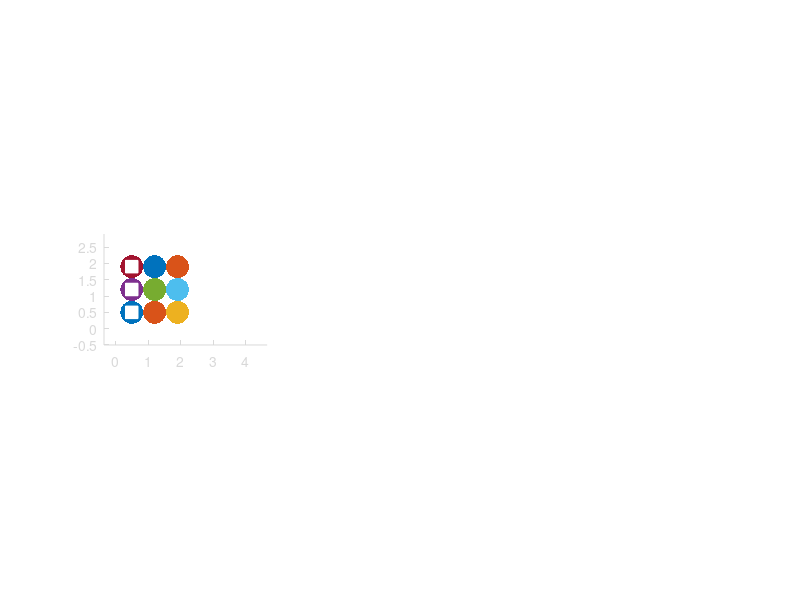

Write the MATLAB code that produced this figure. (Note: this script raises an error after producing the figure.)
function DEM_plate_pull_3x3()
% 3x3 grid pulled by a right rigid plate; left plate fixed (matches sketch)
% Physics (unchanged):
%   - Bonds: linear spring (k_b) + dashpot (c_b) along bond axis
%   - Failure: breaks when tensile strain > epsCrit
%   - Integrator: semi-implicit Euler
%   - Optional global (air) damping

clc; close all;

%% --------- PHYSICS ---------
S.k_b     = 1.0e4;     % bond stiffness (N/m)
S.c_b     = 80;        % bond damping
S.epsCrit = 0.18;      % tensile failure strain
S.m       = 1.0;       % bead mass (kg)
S.R       = 0.35;      % bead radius (m)
S.g       = 0.0;       % gravity off
S.c_air   = 0.05;      % small global damping

S.dt      = 0.001;     % time step (s)
S.T       = 2.0;       % total time (s)

%% --------- GEOMETRY to match the sketch ---------
nx = 3; ny = 3;                 % 3 columns × 3 rows
dx = 2*S.R; dy = 2*S.R;         % spacing
ofs = [0.5, 0.5];               % little margin around

% node coordinates (column-major)
N  = nx*ny;
id = @(ix,iy) (iy-1)*nx + ix;

xy0 = zeros(N,2);
for iy = 1:ny
  for ix = 1:nx
    xy0(id(ix,iy),:) = [ (ix-1)*dx, (iy-1)*dy ] + ofs;
  end
end
xy = xy0;                      % positions
v  = zeros(N,2);
f  = zeros(N,2);
C  = lines(N);

% neighbor bonds: horizontal + vertical (no diagonals)
pairs = [];
L0    = [];
% horizontals
for iy = 1:ny
  for ix = 1:nx-1
    i = id(ix,iy); j = id(ix+1,iy);
    pairs = [pairs; i j]; %#ok<AGROW>
    L0    = [L0; dx];     %#ok<AGROW>
  end
end
% verticals
for ix = 1:nx
  for iy = 1:ny-1
    i = id(ix,iy); j = id(ix,iy+1);
    pairs = [pairs; i j]; %#ok<AGROW>
    L0    = [L0; dy];     %#ok<AGROW>
  end
end

Nb    = size(pairs,1);
alive = true(Nb,1);

% columns (for BCs)
leftCol  = arrayfun(@(iy) id(1,iy),      1:ny).';
rightCol = arrayfun(@(iy) id(nx,iy),     1:ny).';

% fixed left plate (wall) keeps left column at their reference
anchorPos_fixed = xy0(leftCol,:);

% right moving plate (ram) imposes the SAME x displacement to the whole right column
Umax  = 0.40;     % imposed displacement (m)
Tramp = 0.20;     % ramp time (s)

%% --------- HISTORY & FIGURES ---------
steps = round(S.T/S.dt);
H.bonds = zeros(steps,1);
H.reac  = zeros(steps,1);  % reaction at the fixed wall
H.uimp  = zeros(steps,1);  % imposed displacement of the ram

figure('Color','k','Position',[60 80 1120 470]);
fg = [.85 .85 .85];

% precompute wall/ram geometry for nicer drawing
x_leftWall  = min(xy0(:,1)) - 0.35;  % a bit left of left column
x_rightFace0= max(xy0(:,1)) + S.R;   % initial position (through bead centers)
plateW      = 0.15;                  % drawn thickness
ymin = min(xy0(:,2)) - 1.0;
ymax = max(xy0(:,2)) + 1.0;

%% ===================== TIME LOOP =====================
for s = 1:steps
  t = s*S.dt;

  % reset forces
  f(:) = 0;
  if S.c_air > 0, f = f - S.c_air*v; end
  f(:,2) = f(:,2) - S.m*S.g;

  % bonds: spring + dashpot + failure
  for b = 1:Nb
    if ~alive(b), continue; end
    i = pairs(b,1); j = pairs(b,2);
    rij = xy(j,:) - xy(i,:);
    L   = norm(rij); if L < 1e-12, continue; end
    n   = rij / L;
    vij = v(j,:) - v(i,:);
    vrel= dot(vij,n);

    dL  = L - L0(b);
    eps = dL / L0(b);
    Fb  = S.k_b*dL + S.c_b*vrel;

    f(i,:) = f(i,:) + Fb*n;
    f(j,:) = f(j,:) - Fb*n;

    if eps > S.epsCrit, alive(b) = false; end
  end

  % imposed displacement on the right plate (same u for all beads in rightCol)
  if t <= Tramp
    uimp = Umax * (t/Tramp);
  else
    uimp = Umax;
  end
  xy(rightCol,1) = xy0(rightCol,1) + uimp;
  v(rightCol,1)  = 0;        % keep them moving with the plate (no relative x)

  % reaction on the fixed wall = internal force that would act on the clamps
  Rx = sum(f(leftCol,1));
  H.reac(s) = Rx;
  H.uimp(s) = uimp;

  % hard clamp at the left plate
  xy(leftCol,:) = anchorPos_fixed;
  v(leftCol,:)  = 0;
  f(leftCol,:)  = 0;

  % integrate free nodes
  a  = f / S.m;
  v  = v + a*S.dt;
  xy = xy + v*S.dt;

  % history
  H.bonds(s) = nnz(alive);

  %% -------------------- DRAW --------------------
  clf;

  % left: world view (exactly like the sketch)
  subplot(1,3,1); hold on; axis equal
  set(gca,'Color','k','XColor',fg,'YColor',fg);
  xlim([x_leftWall-0.5, x_rightFace0+Umax+2]); ylim([ymin, ymax]);
  title(sprintf('3×3 | left wall fixed | right plate pulled  |  t=%.2fs  |  u=%.3f m', t, uimp),'Color','w');

  % draw left wall (fixed)
  patch([x_leftWall x_leftWall+plateW x_leftWall+plateW x_leftWall], ...
        [ymin ymax ymax ymin], [0.8 0.8 0.9], 'EdgeColor','none');

  % draw right moving ram (plate)
  x_rightFace = x_rightFace0 + uimp;
  patch([x_rightFace x_rightFace+plateW x_rightFace+plateW x_rightFace], ...
        [ymin ymax ymax ymin], [0.9 0.8 0.4], 'EdgeColor','none');

  % bonds (cyan alive, gray broken)
  for b = 1:Nb
    i = pairs(b,1); j = pairs(b,2);
    col = alive(b)*[0 .8 1] + (~alive(b))*[.4 .4 .4];
    plot([xy(i,1) xy(j,1)], [xy(i,2) xy(j,2)], '-', 'Color', col, 'LineWidth', 2.5);
  end

  % beads
  th = linspace(0,2*pi,40);
  for i = 1:N
    fill(xy(i,1)+S.R*cos(th), xy(i,2)+S.R*sin(th), C(i,:), 'EdgeColor','none');
  end

  % markers: show which nodes are constrained / imposed
  plot(xy(leftCol,1), xy(leftCol,2), 'ws','MarkerFaceColor','w','MarkerSize',9);          % fixed
  quiver(xy(rightCol,1)-0.6, xy(rightCol,2), 0.6, 0, 'y','LineWidth',2,'MaxHeadSize',2); % plate push arrows

  % middle: bonds alive (should start at 12 for a 3×3 orthogonal net)
  subplot(1,3,2);
  plot((1:s)*S.dt, H.bonds(1:s), 'c-','LineWidth',2); grid on;
  set(gca,'Color','k','XColor',fg,'YColor',fg);
  xlabel('Time (s)'); ylabel('Bonds Alive'); title('Failure Progress','Color','w');

  % right: reaction (fixed wall) vs imposed displacement (ram)
  subplot(1,3,3);
  plot(H.uimp(1:s), H.reac(1:s), 'y-','LineWidth',2); grid on;
  set(gca,'Color','k','XColor',fg,'YColor',fg);
  xlabel('Imposed displacement u (m) at right plate');
  ylabel('Reaction force at fixed wall (N)');
  title('Reaction–Displacement','Color','w');

  drawnow;
end

disp('Done: 3×3 grid with left fixed plate and right moving plate (displacement control).');
end
